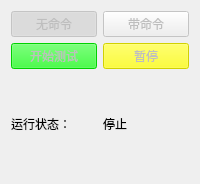
      <widget class="QWidget" name="tab_4">
       <attribute name="title">
        <string>测试控制</string>
       </attribute>
       <layout class="QGridLayout" name="gridLayout_14">
        <item row="2" column="1">
         <spacer name="verticalSpacer_8">
          <property name="orientation">
           <enum>Qt::Vertical</enum>
          </property>
          <property name="sizeHint" stdset="0">
           <size>
            <width>20</width>
            <height>40</height>
           </size>
          </property>
         </spacer>
        </item>
        <item row="3" column="1">
         <widget class="QLabel" name="runstat">
          <property name="sizePolicy">
           <sizepolicy hsizetype="Preferred" vsizetype="Expanding">
            <horstretch>0</horstretch>
            <verstretch>0</verstretch>
           </sizepolicy>
          </property>
          <property name="text">
           <string>停止</string>
          </property>
         </widget>
        </item>
        <item row="4" column="1">
         <spacer name="verticalSpacer_5">
          <property name="orientation">
           <enum>Qt::Vertical</enum>
          </property>
          <property name="sizeHint" stdset="0">
           <size>
            <width>20</width>
            <height>40</height>
           </size>
          </property>
         </spacer>
        </item>
        <item row="1" column="1">
         <widget class="QPushButton" name="titopause">
          <property name="enabled">
           <bool>false</bool>
          </property>
          <property name="sizePolicy">
           <sizepolicy hsizetype="Minimum" vsizetype="Expanding">
            <horstretch>0</horstretch>
            <verstretch>0</verstretch>
           </sizepolicy>
          </property>
          <property name="styleSheet">
           <string notr="true">background-color: rgb(255, 255, 0);</string>
          </property>
          <property name="text">
           <string>暂停</string>
          </property>
         </widget>
        </item>
        <item row="3" column="0">
         <widget class="QLabel" name="label_79">
          <property name="sizePolicy">
           <sizepolicy hsizetype="Preferred" vsizetype="Expanding">
            <horstretch>0</horstretch>
            <verstretch>0</verstretch>
           </sizepolicy>
          </property>
          <property name="text">
           <string>运行状态：</string>
          </property>
         </widget>
        </item>
        <item row="1" column="0">
         <widget class="QPushButton" name="titostart">
          <property name="enabled">
           <bool>false</bool>
          </property>
          <property name="sizePolicy">
           <sizepolicy hsizetype="Minimum" vsizetype="Expanding">
            <horstretch>0</horstretch>
            <verstretch>0</verstretch>
           </sizepolicy>
          </property>
          <property name="styleSheet">
           <string notr="true">background-color: rgb(0, 255, 0);</string>
          </property>
          <property name="text">
           <string>开始测试</string>
          </property>
         </widget>
        </item>
        <item row="0" column="1">
         <widget class="QPushButton" name="commodel">
          <property name="enabled">
           <bool>false</bool>
          </property>
          <property name="sizePolicy">
           <sizepolicy hsizetype="Minimum" vsizetype="Expanding">
            <horstretch>0</horstretch>
            <verstretch>0</verstretch>
           </sizepolicy>
          </property>
          <property name="text">
           <string>带命令</string>
          </property>
          <property name="checkable">
           <bool>true</bool>
          </property>
          <property name="checked">
           <bool>false</bool>
          </property>
         </widget>
        </item>
        <item row="0" column="0">
         <widget class="QPushButton" name="comnon">
          <property name="enabled">
           <bool>false</bool>
          </property>
          <property name="sizePolicy">
           <sizepolicy hsizetype="Minimum" vsizetype="Expanding">
            <horstretch>0</horstretch>
            <verstretch>0</verstretch>
           </sizepolicy>
          </property>
          <property name="text">
           <string>无命令</string>
          </property>
          <property name="checkable">
           <bool>true</bool>
          </property>
          <property name="checked">
           <bool>true</bool>
          </property>
         </widget>
        </item>
       </layout>
      </widget>
